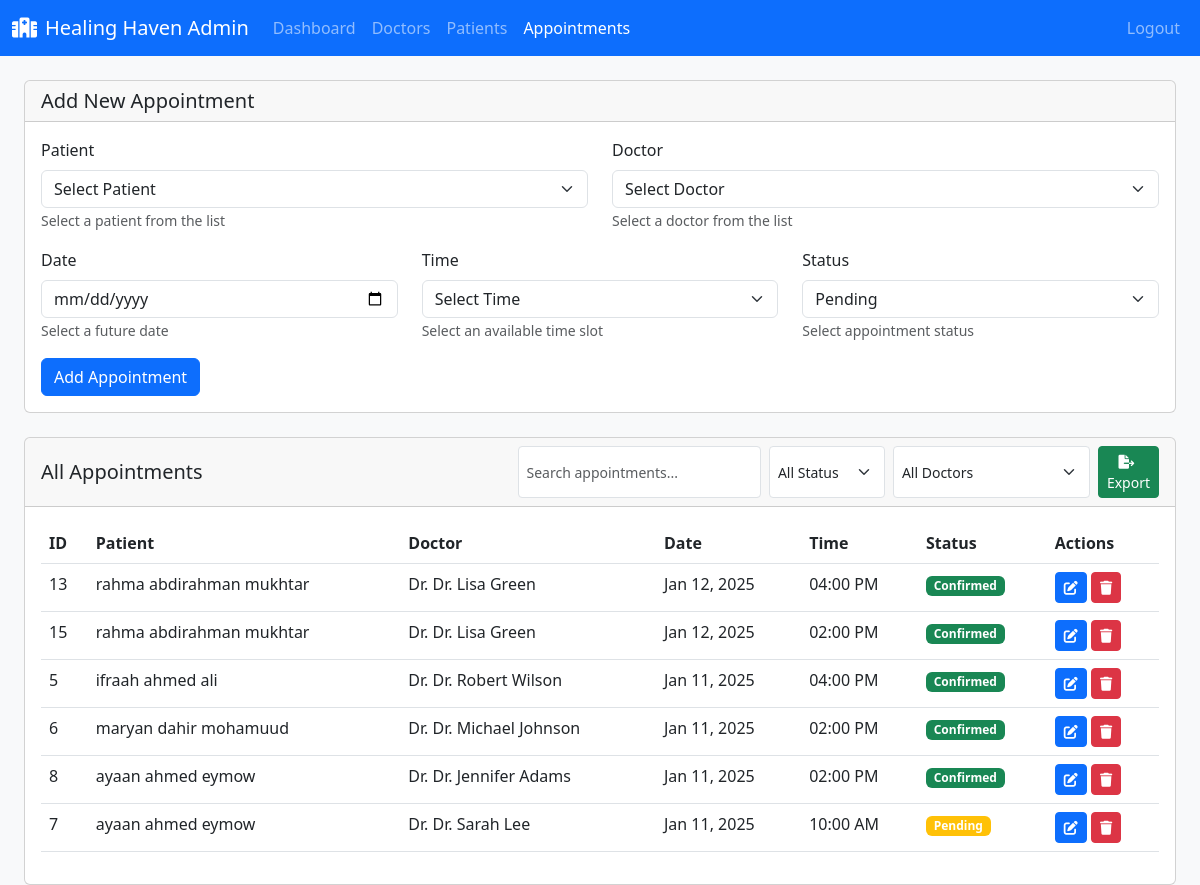
Page /manage_appointments.php (signed in) on the committed database.
### tables this page shows
CREATE TABLE `appointments` (
  `id` int(11) NOT NULL,
  `patient_id` int(11) NOT NULL,
  `doctor_id` int(11) NOT NULL,
  `appointment_date` date DEFAULT NULL,
  `appointment_time` time DEFAULT NULL,
  `status` enum('pending','confirmed','cancelled') DEFAULT 'pending'
);

CREATE TABLE `patients` (
  `id` int(11) NOT NULL,
  `user_id` int(11) NOT NULL,
  `name` varchar(100) DEFAULT NULL,
  `email` varchar(255) NOT NULL,
  `contact_phone` varchar(15) DEFAULT NULL,
  `address` text DEFAULT NULL
);

CREATE TABLE `doctors` (
  `id` int(11) NOT NULL,
  `user_id` int(11) NOT NULL,
  `name` varchar(100) DEFAULT NULL,
  `email` varchar(255) NOT NULL,
  `contact_phone` varchar(15) DEFAULT NULL,
  `specialty` varchar(100) DEFAULT NULL,
  `available_times` varchar(255) DEFAULT NULL
);

### manage_appointments.php (the view, shortened to what this page needs)
<?php
include('db_connect.php');
$edit_data = null;
$query = "SELECT a.*,
          p.name as patient_name,
          d.name as doctor_name,
          d.id as doctor_id
          FROM appointments a
          JOIN patients p ON a.patient_id = p.id
          JOIN doctors d ON a.doctor_id = d.id
          ORDER BY a.appointment_date DESC, a.appointment_time DESC";
$result = $conn->query($query);
?>
<!DOCTYPE html>
<html lang="en">
<head>
    <link href="https://cdn.jsdelivr.net/npm/bootstrap@5.3.0/dist/css/bootstrap.min.css" rel="stylesheet">
    <link rel="stylesheet" href="https://cdnjs.cloudflare.com/ajax/libs/font-awesome/6.0.0/css/all.min.css">
</head>
<body class="bg-light">
    <nav class="navbar navbar-expand-lg navbar-dark bg-primary mb-4">
        <div class="container-fluid">
            <a class="navbar-brand" href="#">
                <i class="fas fa-hospital-alt me-2"></i>Healing Haven Admin
            </a>
            <div class="collapse navbar-collapse" id="navbarNav">
                <ul class="navbar-nav">
                    <li class="nav-item">
                        <a class="nav-link" href="adminDashboard.php">Dashboard</a>
                    </li>
                    <li class="nav-item">
                        <a class="nav-link" href="manage_doctors.php">Doctors</a>
                    </li>
                    <li class="nav-item">
                        <a class="nav-link" href="manage_patients.php">Patients</a>
                    </li>
                    <li class="nav-item">
                        <a class="nav-link active" href="manage_appointments.php">Appointments</a>
                    </li>
                </ul>
                <ul class="navbar-nav ms-auto">
                    <li class="nav-item">
                        <a class="nav-link" href="logout.php">Logout</a>
                    </li>
                </ul>
            </div>
        </div>
    </nav>
    <div class="container-fluid px-4">
        <div class="card mb-4">
            <div class="card-header">
                <h5 class="card-title mb-0"><?php echo $edit_data ? 'Edit Appointment' : 'Add New Appointment'; ?></h5>
            </div>
            <div class="card-body">
                <form method="POST" action="">
                    <div class="row">
                        <div class="col-md-6 mb-3">
                            <label class="form-label">Patient</label>
                            <select class="form-select" name="patient_id" required>
                                <option value="">Select Patient</option>
                            </select>
                            <small class="text-muted">Select a patient from the list</small>
                        </div>
                        <div class="col-md-6 mb-3">
                            <label class="form-label">Doctor</label>
                            <select class="form-select" name="doctor_id" required>
                                <option value="">Select Doctor</option>
                            </select>
                            <small class="text-muted">Select a doctor from the list</small>
                        </div>
                        <div class="col-md-4 mb-3">
                            <label class="form-label">Date</label>
                            <input type="date" class="form-control" name="appointment_date"
                                   min="<?php echo date('Y-m-d'); ?>"
                                   value="<?php echo $edit_data ? $edit_data['appointment_date'] : ''; ?>" required>
                            <small class="text-muted">Select a future date</small>
                        </div>
                        <div class="col-md-4 mb-3">
                            <label class="form-label">Time</label>
                            <select class="form-select" name="appointment_time" required>
                                <option value="">Select Time</option>
                            </select>
                            <small class="text-muted">Select an available time slot</small>
                        </div>
                        <div class="col-md-4 mb-3">
                            <label class="form-label">Status</label>
                            <select class="form-select" name="status" required>
                                <option value="pending" <?php echo ($edit_data && $edit_data['status'] == 'pending') ? 'selected' : ''; ?>>Pending</option>
                            </select>
                            <small class="text-muted">Select appointment status</small>
                        </div>
                    </div>
                    <button type="submit" name="<?php echo $edit_data ? 'update_appointment' : 'add_appointment'; ?>"
                            class="btn btn-primary">
                        <?php echo $edit_data ? 'Update Appointment' : 'Add Appointment'; ?>
                    </button>
                </form>
            </div>
        </div>
        <div class="card">
            <div class="card-header d-flex justify-content-between align-items-center">
                <h5 class="card-title mb-0">All Appointments</h5>
                <div class="d-flex gap-2">
                    <input type="text" id="searchInput" class="form-control form-control-sm" placeholder="Search appointments...">
                    <select id="statusFilter" class="form-select form-select-sm" style="width: auto;">
                        <option value="">All Status</option>
                    </select>
                    <select id="doctorFilter" class="form-select form-select-sm" style="width: auto;">
                        <option value="">All Doctors</option>
                    </select>
                    <button onclick="exportAppointmentData()" class="btn btn-success btn-sm">
                        <i class="fas fa-file-export me-1"></i> Export
                    </button>
                </div>
            </div>
            <div class="card-body">
                <div class="table-responsive">
                    <table class="table table-hover" id="appointmentsTable">
                        <thead>
                            <tr>
                                <th>ID</th>
                                <th>Patient</th>
                                <th>Doctor</th>
                                <th>Date</th>
                                <th>Time</th>
                                <th>Status</th>
                                <th>Actions</th>
                            </tr>
                        </thead>
                        <tbody>
                            <?php while($row = $result->fetch_assoc()): ?>
                            <tr data-doctor-id="<?php echo $row['doctor_id']; ?>">
                                <td><?php echo $row['id']; ?></td>
                                <td><?php echo $row['patient_name']; ?></td>
                                <td>Dr. <?php echo $row['doctor_name']; ?></td>
                                <td><?php echo date('M d, Y', strtotime($row['appointment_date'])); ?></td>
                                <td><?php echo date('h:i A', strtotime($row['appointment_time'])); ?></td>
                                <td>
                                    <span class="badge bg-<?php
                                        echo $row['status'] == 'confirmed' ? 'success' :
                                            ($row['status'] == 'pending' ? 'warning' : 'danger');
                                    ?>">
                                        <?php echo ucfirst($row['status']); ?>
                                    </span>
                                </td>
                                <td>
                                    <a href="?edit=<?php echo $row['id']; ?>" class="btn btn-sm btn-primary">
                                        <i class="fas fa-edit"></i>
                                    </a>
                                    <a href="?delete=<?php echo $row['id']; ?>"
                                       class="btn btn-sm btn-danger"
                                       onclick="return confirm('Are you sure you want to delete this appointment?')">
                                        <i class="fas fa-trash"></i>
                                    </a>
                                </td>
                            </tr>
                            <?php endwhile; ?>
                        </tbody>
                    </table>
                </div>
            </div>
        </div>
    </div>
</body>
</html>

### rows in the picture
appointments: id "13", patient.name "rahma abdirahman mukhtar", doctor.name "Dr. Lisa Green", appointment_date "Jan 12, 2025", appointment_time "04:00 PM", status "Confirmed"
appointments: id "15", patient.name "rahma abdirahman mukhtar", doctor.name "Dr. Lisa Green", appointment_date "Jan 12, 2025", appointment_time "02:00 PM", status "Confirmed"
appointments: id "5", patient.name "ifraah ahmed ali", doctor.name "Dr. Robert Wilson", appointment_date "Jan 11, 2025", appointment_time "04:00 PM", status "Confirmed"
appointments: id "6", patient.name "maryan dahir mohamuud", doctor.name "Dr. Michael Johnson", appointment_date "Jan 11, 2025", appointment_time "02:00 PM", status "Confirmed"
appointments: id "8", patient.name "ayaan ahmed eymow", doctor.name "Dr. Jennifer Adams", appointment_date "Jan 11, 2025", appointment_time "02:00 PM", status "Confirmed"
appointments: id "7", patient.name "ayaan ahmed eymow", doctor.name "Dr. Sarah Lee", appointment_date "Jan 11, 2025", appointment_time "10:00 AM", status "Pending"
